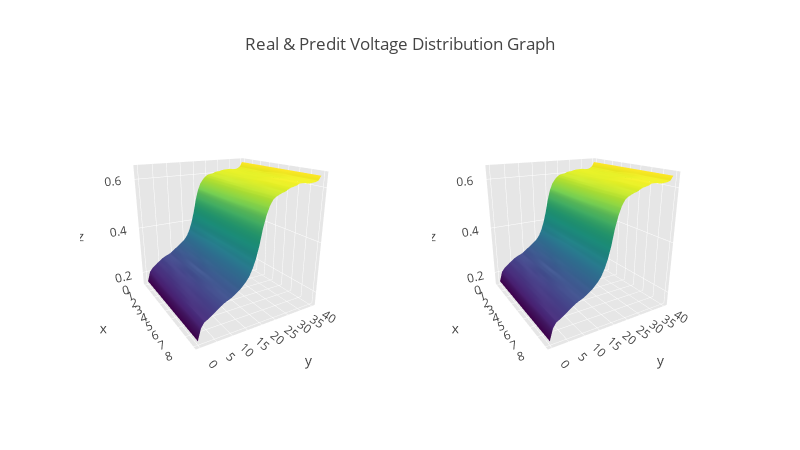

Here is the notebook cell this chart was saved with:
### Code cell
import plotly.plotly as py
# import plotly.graph_objs as go
from plotly import tools
# import plotly.offline as offline
from plotly.offline import download_plotlyjs, init_notebook_mode, plot, iplot
import numpy as np
init_notebook_mode(connected=True)

index = 2222
z = Zs_real[index].reshape(41,9)
x = np.linspace(0, 9, 10)
y = np.linspace(0, 40, 41)
xGrid, yGrid = np.meshgrid(y, x)

scene = dict(
    xaxis=dict(
        gridcolor='rgb(255, 255, 255)',
        zerolinecolor='rgb(255, 255, 255)',
        showbackground=True,
        backgroundcolor='rgb(230, 230,230)'
    ),
    yaxis=dict(
        gridcolor='rgb(255, 255, 255)',
        zerolinecolor='rgb(255, 255, 255)',
        showbackground=True,
        backgroundcolor='rgb(230, 230,230)'
    ),
    zaxis=dict(
        gridcolor='rgb(255, 255, 255)',
        zerolinecolor='rgb(255, 255, 255)',
        showbackground=True,
        backgroundcolor='rgb(230, 230,230)'
    ),
    camera = dict(
        up=dict(x=0, y=0, z=1),
        center=dict(x=0, y=0, z=0),
        eye=dict(x=2, y=-1.2, z=0.8)
    )
)

fig = tools.make_subplots(rows=1, cols=2,
                          specs=[[{'is_3d': True}, {'is_3d': True}]])

# adding surfaces to subplots.
fig.append_trace(dict(type='surface', x=x, y=y, z=z, colorscale='Viridis',
                      scene='scene1', showscale=False), 1, 1)
fig.append_trace(dict(type='surface', x=x, y=y, z=z, colorscale='Viridis',
                      scene='scene2', showscale=False), 1, 2)
fig['layout'].update(title='Real & Predit Voltage Distribution Graph',
                     height=450, width=800)
fig['layout']['scene1'].update(scene)
fig['layout']['scene2'].update(scene)

iplot(fig)

### Figure 1 — Plotly figure (JSON) as saved in the notebook; plotly's stock layout.template omitted (floating-point values rounded to 4 significant figures; data arrays with more than 128 entries replaced by an {"elided": "..."} marker saying what was removed)
{"data": [{"colorscale": "Viridis", "scene": "scene", "showscale": false, "type": "surface", "uid": "e1c4156c-b227-11e8-99d5-6c96cfd9fcef", "x": [0, 1, 2, 3, 4, 5, 6, 7, 8, 9], "y": [0, 1, 2, 3, 4, 5, 6, 7, 8, 9, 10, 11, 12, 13, 14, 15, 16, 17, 18, 19, 20, 21, 22, 23, 24, 25, 26, 27, 28, 29, 30, 31, 32, 33, 34, 35, 36, 37, 38, 39, 40], "z": {"elided": "41x9 float values"}}, {"colorscale": "Viridis", "scene": "scene2", "showscale": false, "type": "surface", "uid": "e1c48c54-b227-11e8-94da-6c96cfd9fcef", "x": [0, 1, 2, 3, 4, 5, 6, 7, 8, 9], "y": [0, 1, 2, 3, 4, 5, 6, 7, 8, 9, 10, 11, 12, 13, 14, 15, 16, 17, 18, 19, 20, 21, 22, 23, 24, 25, 26, 27, 28, 29, 30, 31, 32, 33, 34, 35, 36, 37, 38, 39, 40], "z": {"elided": "41x9 float values"}}], "layout": {"height": 450, "scene": {"camera": {"center": {"x": 0, "y": 0, "z": 0}, "eye": {"x": 2, "y": -1.2, "z": 0.8}, "up": {"x": 0, "y": 0, "z": 1}}, "domain": {"x": [0, 0.45], "y": [0, 1]}, "xaxis": {"backgroundcolor": "rgb(230, 230,230)", "gridcolor": "rgb(255, 255, 255)", "showbackground": true, "zerolinecolor": "rgb(255, 255, 255)"}, "yaxis": {"backgroundcolor": "rgb(230, 230,230)", "gridcolor": "rgb(255, 255, 255)", "showbackground": true, "zerolinecolor": "rgb(255, 255, 255)"}, "zaxis": {"backgroundcolor": "rgb(230, 230,230)", "gridcolor": "rgb(255, 255, 255)", "showbackground": true, "zerolinecolor": "rgb(255, 255, 255)"}}, "scene2": {"camera": {"center": {"x": 0, "y": 0, "z": 0}, "eye": {"x": 2, "y": -1.2, "z": 0.8}, "up": {"x": 0, "y": 0, "z": 1}}, "domain": {"x": [0.55, 1], "y": [0, 1]}, "xaxis": {"backgroundcolor": "rgb(230, 230,230)", "gridcolor": "rgb(255, 255, 255)", "showbackground": true, "zerolinecolor": "rgb(255, 255, 255)"}, "yaxis": {"backgroundcolor": "rgb(230, 230,230)", "gridcolor": "rgb(255, 255, 255)", "showbackground": true, "zerolinecolor": "rgb(255, 255, 255)"}, "zaxis": {"backgroundcolor": "rgb(230, 230,230)", "gridcolor": "rgb(255, 255, 255)", "showbackground": true, "zerolinecolor": "rgb(255, 255, 255)"}}, "title": "Real & Predit Voltage Distribution Graph", "width": 800}}
